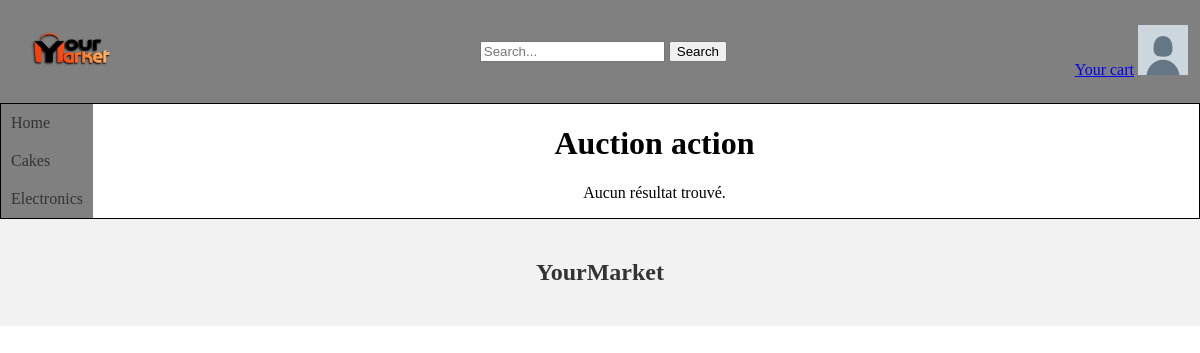
Page /auctionVerified.php (signed in) on the earlier database version.
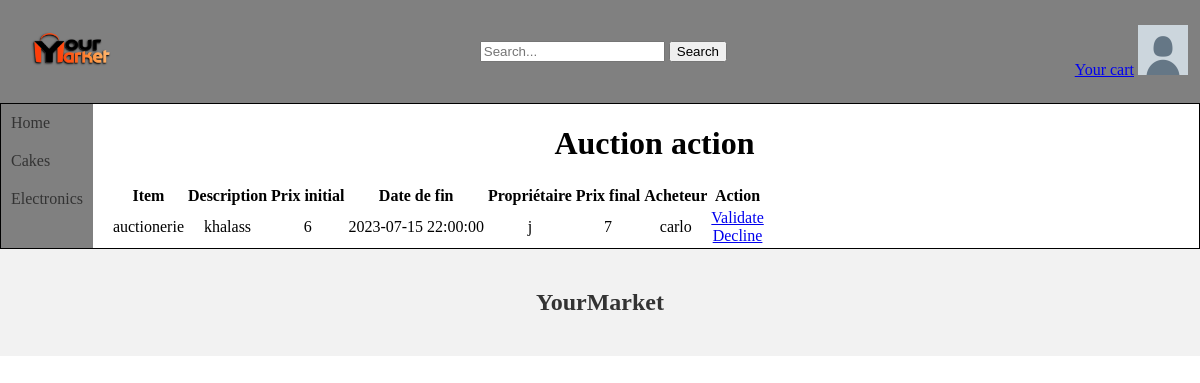
Same page on the later database version.
### tables this page shows
CREATE TABLE IF NOT EXISTS `sell` (
  `username` varchar(100) NOT NULL,
  `idItem` int NOT NULL,
  PRIMARY KEY (`username`,`idItem`),
  KEY `fk_sell_item` (`idItem`)
);

CREATE TABLE IF NOT EXISTS `items` (
  `id` int NOT NULL AUTO_INCREMENT,
  `nameItem` varchar(200) NOT NULL,
  `descriptions` varchar(999) NOT NULL,
  `price` double NOT NULL,
  `categories` int NOT NULL,
  `sellType` int NOT NULL,
  `quantity` int NOT NULL DEFAULT '1',
  `available` tinyint(1) NOT NULL DEFAULT '1',
  `endDate` datetime DEFAULT NULL,
  PRIMARY KEY (`id`)
);

CREATE TABLE IF NOT EXISTS `bids` (
  `id` int NOT NULL AUTO_INCREMENT,
  `itemId` int NOT NULL,
  `price` int NOT NULL,
  PRIMARY KEY (`id`)
);

CREATE TABLE IF NOT EXISTS `place` (
  `bidId` int NOT NULL,
  `username` varchar(100) NOT NULL,
  PRIMARY KEY (`bidId`,`username`),
  KEY `fk_users_place` (`username`)
);

### auctionVerified.php (the view, shortened to what this page needs)
<!DOCTYPE html>
<html>
<head>
  <link rel="stylesheet" type="text/css" href="Constant/styles.css">
</head>
<body>
    <head>
        <?php include('Constant/head.php'); ?>
    </head>
    <div class="page">
      <nav>
          <?php include('Constant/navbar.php'); ?>
      </nav>
      <div class="content">
        <h1>Auction action</h1>
      <?php
        global $conn;
        $itemQuery = "SELECT id, nameItem, descriptions, price AS initialPrice, endDate, username AS usernameOwner
                    FROM items as i inner join sell as s on i.id=s.idItem
                    WHERE sellType = 2 AND endDate < NOW() and quantity>0
                    ORDER BY endDate ASC";
        $itemResult = $conn->query($itemQuery);
        if ($itemResult->num_rows > 0) {
            echo '<table>
                    <tr>
                        <th>Item</th>
                        <th>Description</th>
                        <th>Prix initial</th>
                        <th>Date de fin</th>
                        <th>Propriétaire</th>
                        <th>Prix final</th>
                        <th>Acheteur</th>
                        <th>Action</th>
                    </tr>';
            while ($itemRow = $itemResult->fetch_assoc()) {
                $itemId = $itemRow['id'];
                $bidQuery = "SELECT price AS finalPrice
                            FROM bids
                            WHERE itemId = $itemId";
                $bidResult = $conn->query($bidQuery);
                $bidRow = $bidResult->fetch_assoc();
                $buyerQuery = "SELECT username
                            FROM place
                            WHERE bidId = (
                                SELECT bidId
                                FROM bids
                                WHERE itemId = $itemId
                                LIMIT 1
                            )";
                $buyerResult = $conn->query($buyerQuery);
                $buyerRow = $buyerResult->fetch_assoc();
                echo '<tr>';
                echo '<td>' . $itemRow['nameItem'] . '</td>';
                echo '<td>' . $itemRow['descriptions'] . '</td>';
                echo '<td>' . $itemRow['initialPrice'] . '</td>';
                echo '<td>' . $itemRow['endDate'] . '</td>';
                echo '<td>' . $itemRow['usernameOwner'] . '</td>';
                if(isset($bidRow['finalPrice']) && isset($buyerRow['username'])){
                    echo '<td>' . $bidRow['finalPrice'] . '</td>';
                    echo '<td>' . $buyerRow['username'] . '</td>';
                    echo'<td><a href="auctionVerified.php?validate='.$itemRow['id'].'">Validate</a><br><a href="auctionVerified.php?decline='.$itemRow['id'].'">Decline</a></td>';
                }else{
                    echo "<td>NO</td>";
                    echo "<td>NO</td>";
                    echo'<td><a href="auctionVerified.php?decline='.$itemRow['id'].'">Decline</a>';
                }
                echo '</tr>';
            }
            echo '</table>';
        } else {
            echo 'Aucun résultat trouvé.';
        }
        ?>
      </div>
    </div>
  <footer>
    <?php
    include('Constant/footer.php');
    ?>
  </footer>
</body>
</html>

Differences in the rows shown:
added sell: idItem.nameItem "auctionerie", idItem.descriptions "khalass", idItem.price "6", idItem.endDate "2023-07-15 22:00:00", username "j", bids.price "7", place.username "carlo"
Other differences:
text no longer shown: "Aucun résultat trouvé."
text now shown: "Item Description Prix initial Date de fin Propriétaire Prix final Acheteur Action"
